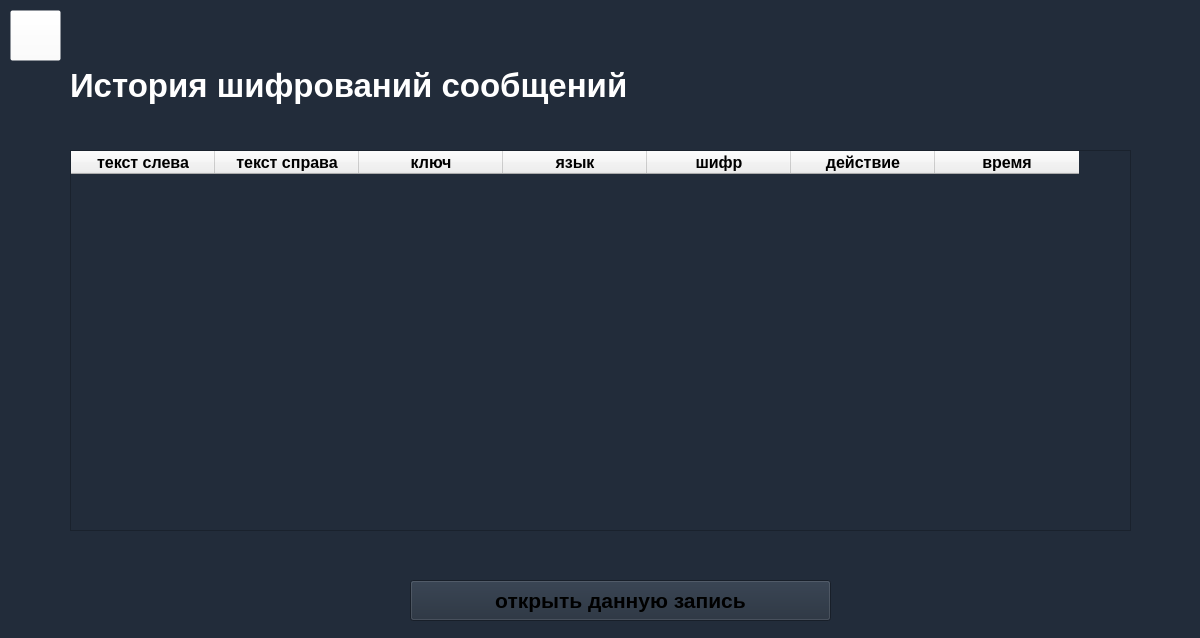
<?xml version="1.0" encoding="UTF-8"?>
<ui version="4.0">
 <class>ManageWindow</class>
 <widget class="QMainWindow" name="ManageWindow">
  <property name="geometry">
   <rect>
    <x>0</x>
    <y>0</y>
    <width>1200</width>
    <height>638</height>
   </rect>
  </property>
  <property name="windowTitle">
   <string>ManageWindow</string>
  </property>
  <property name="styleSheet">
   <string notr="true">QPushButton
{
	corlor: white;
}
</string>
  </property>
  <widget class="QWidget" name="centralwidget">
   <property name="styleSheet">
    <string notr="true">background-color: rgba(34, 44, 58, 1);</string>
   </property>
   <widget class="QTableWidget" name="tableWidget">
    <property name="geometry">
     <rect>
      <x>70</x>
      <y>150</y>
      <width>1061</width>
      <height>381</height>
     </rect>
    </property>
    <property name="sizePolicy">
     <sizepolicy hsizetype="Maximum" vsizetype="Expanding">
      <horstretch>0</horstretch>
      <verstretch>0</verstretch>
     </sizepolicy>
    </property>
    <property name="font">
     <font>
      <pointsize>12</pointsize>
      <weight>50</weight>
      <bold>false</bold>
     </font>
    </property>
    <property name="styleSheet">
     <string notr="true">border: 2px solid white;
color: rgb(72, 199, 166);

QListWidget::item:hover
{
    show-decoration-selected:5;
    background:skyblue;
}

QListWidget::item:selected
{
    /*border:0px;*/
    background:lightgray;
    padding:0px;
    margin:0px;
    color:red;
}

QListWidget::item:selected:!active
{
    border-width:0px;
    background:lightgreen;
}

QTableWidget QHeaderView::section
{
    background-color:#F0F0F0;  /*lightgray*/
    color:black;
    padding-left:4px
    /*border:3px solid red;*/   / * Ширина и цвет линии границы заголовка * /
    /*border:1px solid gray;*/
}</string>
    </property>
    <property name="gridStyle">
     <enum>Qt::SolidLine</enum>
    </property>
    <property name="sortingEnabled">
     <bool>false</bool>
    </property>
    <property name="wordWrap">
     <bool>true</bool>
    </property>
    <property name="columnCount">
     <number>7</number>
    </property>
    <attribute name="horizontalHeaderMinimumSectionSize">
     <number>39</number>
    </attribute>
    <attribute name="horizontalHeaderDefaultSectionSize">
     <number>144</number>
    </attribute>
    <attribute name="verticalHeaderDefaultSectionSize">
     <number>39</number>
    </attribute>
    <column>
     <property name="text">
      <string>текст слева</string>
     </property>
     <property name="font">
      <font>
       <pointsize>12</pointsize>
       <weight>75</weight>
       <bold>true</bold>
      </font>
     </property>
     <property name="background">
      <color>
       <red>34</red>
       <green>44</green>
       <blue>58</blue>
      </color>
     </property>
     <property name="foreground">
      <brush brushstyle="SolidPattern">
       <color alpha="255">
        <red>0</red>
        <green>0</green>
        <blue>0</blue>
       </color>
      </brush>
     </property>
    </column>
    <column>
     <property name="text">
      <string>текст справа</string>
     </property>
     <property name="font">
      <font>
       <pointsize>12</pointsize>
       <weight>75</weight>
       <bold>true</bold>
      </font>
     </property>
     <property name="foreground">
      <brush brushstyle="SolidPattern">
       <color alpha="255">
        <red>0</red>
        <green>0</green>
        <blue>0</blue>
       </color>
      </brush>
     </property>
    </column>
    <column>
     <property name="text">
      <string>ключ</string>
     </property>
     <property name="font">
      <font>
       <pointsize>12</pointsize>
       <weight>75</weight>
       <bold>true</bold>
      </font>
     </property>
     <property name="foreground">
      <brush brushstyle="SolidPattern">
       <color alpha="255">
        <red>0</red>
        <green>0</green>
        <blue>0</blue>
       </color>
      </brush>
     </property>
    </column>
    <column>
     <property name="text">
      <string>язык</string>
     </property>
     <property name="font">
      <font>
       <pointsize>12</pointsize>
       <weight>75</weight>
       <bold>true</bold>
      </font>
     </property>
     <property name="foreground">
      <brush brushstyle="SolidPattern">
       <color alpha="255">
        <red>0</red>
        <green>0</green>
        <blue>0</blue>
       </color>
      </brush>
     </property>
    </column>
    <column>
     <property name="text">
      <string>шифр</string>
     </property>
     <property name="font">
      <font>
       <pointsize>12</pointsize>
       <weight>75</weight>
       <bold>true</bold>
      </font>
     </property>
     <property name="foreground">
      <brush brushstyle="SolidPattern">
       <color alpha="255">
        <red>0</red>
        <green>0</green>
        <blue>0</blue>
       </color>
      </brush>
     </property>
    </column>
    <column>
     <property name="text">
      <string>действие</string>
     </property>
     <property name="font">
      <font>
       <pointsize>12</pointsize>
       <weight>75</weight>
       <bold>true</bold>
      </font>
     </property>
     <property name="foreground">
      <brush brushstyle="SolidPattern">
       <color alpha="255">
        <red>0</red>
        <green>0</green>
        <blue>0</blue>
       </color>
      </brush>
     </property>
    </column>
    <column>
     <property name="text">
      <string>время</string>
     </property>
     <property name="font">
      <font>
       <pointsize>12</pointsize>
       <weight>75</weight>
       <bold>true</bold>
      </font>
     </property>
     <property name="foreground">
      <brush brushstyle="SolidPattern">
       <color alpha="255">
        <red>0</red>
        <green>0</green>
        <blue>0</blue>
       </color>
      </brush>
     </property>
    </column>
   </widget>
   <widget class="QPushButton" name="BackButton">
    <property name="geometry">
     <rect>
      <x>10</x>
      <y>10</y>
      <width>51</width>
      <height>51</height>
     </rect>
    </property>
    <property name="styleSheet">
     <string notr="true">background-color: rgba(255, 255, 255, 0);</string>
    </property>
    <property name="text">
     <string/>
    </property>
    <property name="icon">
     <iconset>
      <normaloff>Images/BackButton.png</normaloff>Images/BackButton.png</iconset>
    </property>
    <property name="iconSize">
     <size>
      <width>150</width>
      <height>150</height>
     </size>
    </property>
   </widget>
   <widget class="QLabel" name="label_6">
    <property name="geometry">
     <rect>
      <x>70</x>
      <y>60</y>
      <width>631</width>
      <height>51</height>
     </rect>
    </property>
    <property name="font">
     <font>
      <family>MS Shell Dlg 2</family>
      <pointsize>25</pointsize>
      <weight>75</weight>
      <italic>false</italic>
      <bold>true</bold>
     </font>
    </property>
    <property name="styleSheet">
     <string notr="true">color: rgb(255, 255, 255);

</string>
    </property>
    <property name="text">
     <string>История шифрований сообщений</string>
    </property>
   </widget>
   <widget class="QLabel" name="label_7">
    <property name="geometry">
     <rect>
      <x>880</x>
      <y>10</y>
      <width>251</width>
      <height>131</height>
     </rect>
    </property>
    <property name="text">
     <string/>
    </property>
    <property name="pixmap">
     <pixmap>Images/Logo_messageWindow.png</pixmap>
    </property>
   </widget>
   <widget class="QPushButton" name="openHistoryMoment">
    <property name="geometry">
     <rect>
      <x>410</x>
      <y>580</y>
      <width>421</width>
      <height>41</height>
     </rect>
    </property>
    <property name="font">
     <font>
      <family>Arial</family>
      <pointsize>16</pointsize>
      <weight>75</weight>
      <bold>true</bold>
     </font>
    </property>
    <property name="styleSheet">
     <string notr="true">background-color: rgba(72, 199, 166, 1);
color: white;
border-radius: 5px;

QPushButton::hover
{
	
	background-color: rgb(135, 255, 71);
}</string>
    </property>
    <property name="text">
     <string>открыть данную запись</string>
    </property>
   </widget>
  </widget>
 </widget>
 <resources/>
 <connections/>
</ui>
